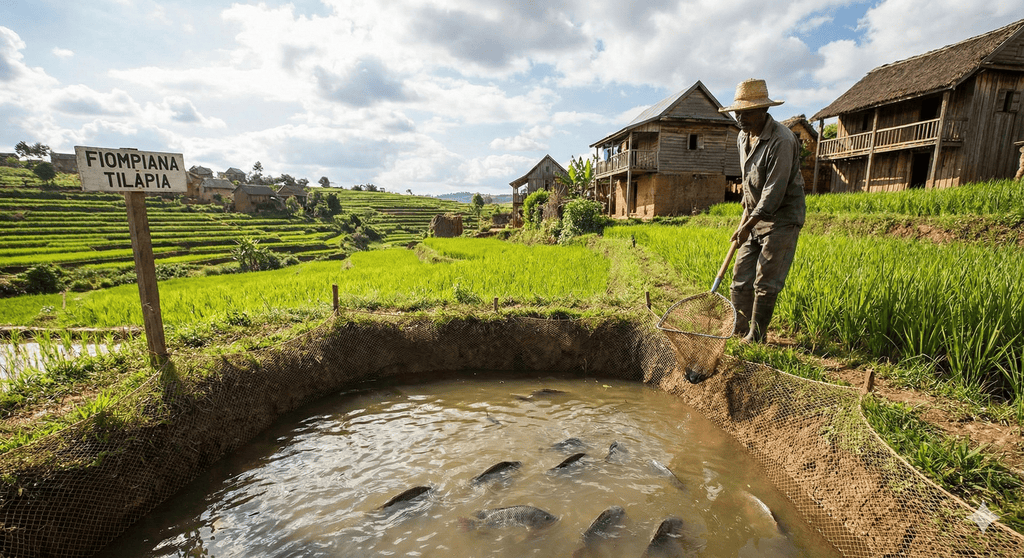
#> input picture docs/assets/assets/images/extensif.png, 1024 x 558 px, found by its file name
$ python generate_base64_images.py
#> lines starting #> are read from the running program, lines starting #| are printed output that depends on the picture
import base64
from PIL import Image
import io

def get_optimized_base64(path):
#> called with path = 'assets/images/extensif.png'
    img = Image.open(path)
#> img is the input picture: PIL image 1024x558 P; mean R, G, B 140.9, 136.8, 101.4
    img.thumbnail((400, 400))
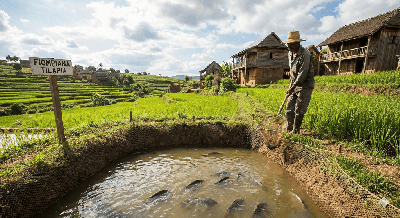
#> img: PIL image 400x218 P; mean R, G, B 141, 136.8, 101.5
    if img.mode in ('RGBA', 'P'):
        img = img.convert('RGB')
    buffer = io.BytesIO()
    img.save(buffer, format='JPEG', quality=70, optimize=True)
    return base64.b64encode(buffer.getvalue()).decode('utf-8')

extensif = get_optimized_base64('assets/images/extensif.png')
semiintensif = get_optimized_base64('assets/images/semiintensif.png')
#> call 2 of get_optimized_base64, with path = 'assets/images/semiintensif.png'
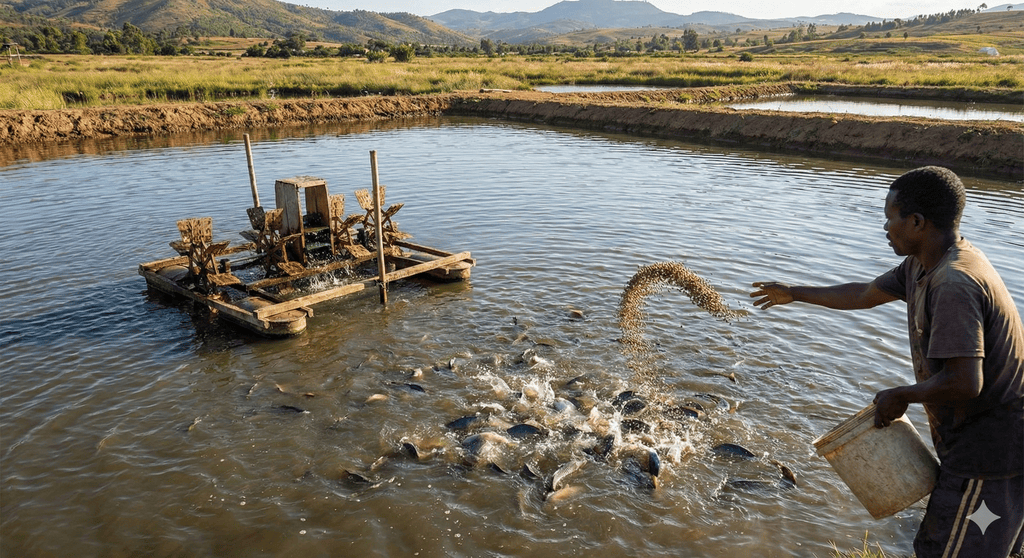
#> input picture docs/assets/assets/images/semiintensif.png, 1024 x 558 px, found by its file name
#> in get_optimized_base64, img is the input picture: PIL image 1024x558 P; mean R, G, B 118.7, 114.1, 101.9
#> in get_optimized_base64 (call 2), `img.thumbnail((400, 400))`:
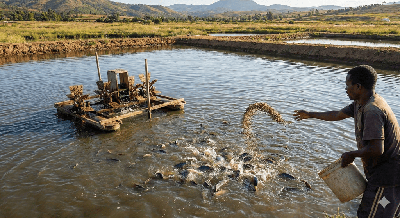
#> img: PIL image 400x218 P; mean R, G, B 118.7, 114, 101.9
intensif = get_optimized_base64('assets/images/intensif.png')
#> call 3 of get_optimized_base64, with path = 'assets/images/intensif.png'
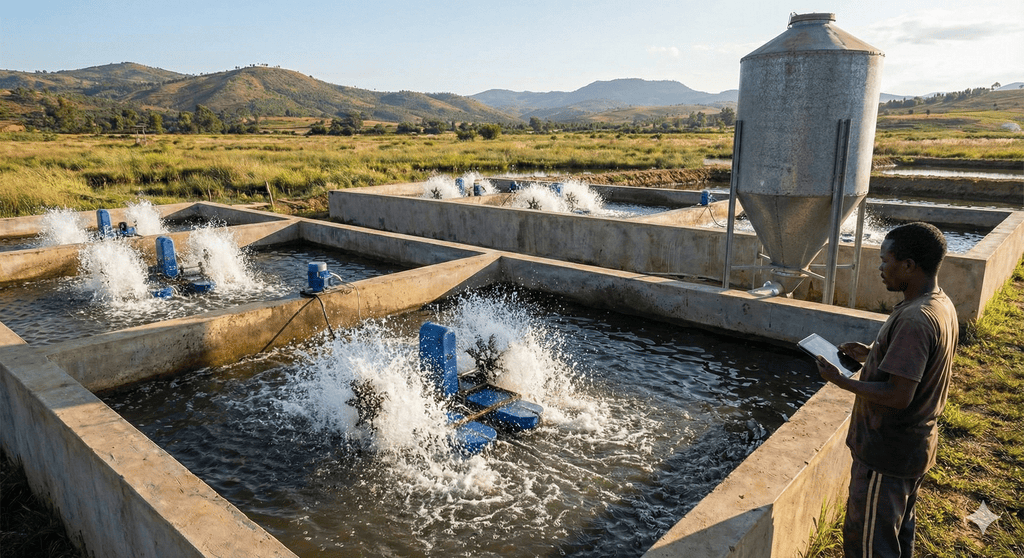
#> input picture docs/assets/assets/images/intensif.png, 1024 x 558 px, found by its file name
#> in get_optimized_base64, img is the input picture: PIL image 1024x558 P; mean R, G, B 126.5, 122.1, 109
#> in get_optimized_base64 (call 3), `img.thumbnail((400, 400))`:
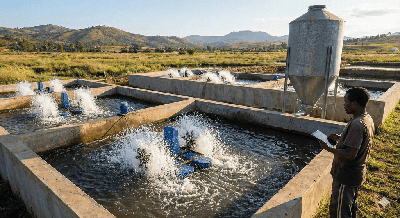
#> img: PIL image 400x218 P; mean R, G, B 126.5, 122.1, 109

print('EXTENSIF_START')
print(extensif)
print('EXTENSIF_END')
print('SEMIINTENSIF_START')
print(semiintensif)
print('SEMIINTENSIF_END')
print('INTENSIF_START')
print(intensif)
print('INTENSIF_END')
